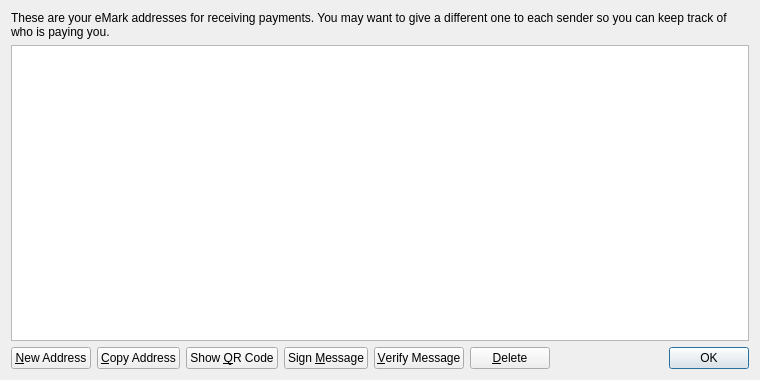
<?xml version="1.0" encoding="UTF-8"?>
<ui version="4.0">
 <class>AddressBookPage</class>
 <widget class="QWidget" name="AddressBookPage">
  <property name="geometry">
   <rect>
    <x>0</x>
    <y>0</y>
    <width>760</width>
    <height>380</height>
   </rect>
  </property>
  <property name="windowTitle">
   <string>Address Book</string>
  </property>
  <layout class="QVBoxLayout" name="verticalLayout">
   <item>
    <widget class="QLabel" name="labelExplanation">
     <property name="text">
      <string>These are your eMark addresses for receiving payments. You may want to give a different one to each sender so you can keep track of who is paying you.</string>
     </property>
     <property name="textFormat">
      <enum>Qt::PlainText</enum>
     </property>
     <property name="wordWrap">
      <bool>true</bool>
     </property>
    </widget>
   </item>
   <item>
    <widget class="QTableView" name="tableView">
     <property name="contextMenuPolicy">
      <enum>Qt::CustomContextMenu</enum>
     </property>
     <property name="toolTip">
      <string>Double-click to edit address or label</string>
     </property>
     <property name="tabKeyNavigation">
      <bool>false</bool>
     </property>
     <property name="selectionMode">
      <enum>QAbstractItemView::SingleSelection</enum>
     </property>
     <property name="selectionBehavior">
      <enum>QAbstractItemView::SelectRows</enum>
     </property>
     <property name="sortingEnabled">
      <bool>true</bool>
     </property>
     <attribute name="verticalHeaderVisible">
      <bool>false</bool>
     </attribute>
    </widget>
   </item>
   <item>
    <layout class="QHBoxLayout" name="horizontalLayout">
     <item>
      <widget class="QPushButton" name="newAddressButton">
       <property name="toolTip">
        <string>Create a new address</string>
       </property>
       <property name="text">
        <string>&amp;New Address</string>
       </property>
      </widget>
     </item>
     <item>
      <widget class="QPushButton" name="copyToClipboard">
       <property name="toolTip">
        <string>Copy the currently selected address to the system clipboard</string>
       </property>
       <property name="text">
        <string>&amp;Copy Address</string>
       </property>
      </widget>
     </item>
     <item>
      <widget class="QPushButton" name="showQRCode">
       <property name="text">
        <string>Show &amp;QR Code</string>
       </property>
      </widget>
     </item>
     <item>
      <widget class="QPushButton" name="signMessage">
       <property name="toolTip">
        <string>Sign a message to prove you own a eMark address</string>
       </property>
       <property name="text">
        <string>Sign &amp;Message</string>
       </property>
      </widget>
     </item>
     <item>
      <widget class="QPushButton" name="verifyMessage">
       <property name="toolTip">
        <string>Verify a message to ensure it was signed with a specified eMark address</string>
       </property>
       <property name="text">
        <string>&amp;Verify Message</string>
       </property>
      </widget>
     </item>
     <item>
      <widget class="QPushButton" name="deleteButton">
       <property name="toolTip">
        <string>Delete the currently selected address from the list</string>
       </property>
       <property name="text">
        <string>&amp;Delete</string>
       </property>
      </widget>
     </item>
     <item>
      <spacer name="horizontalSpacer">
       <property name="orientation">
        <enum>Qt::Horizontal</enum>
       </property>
       <property name="sizeHint" stdset="0">
        <size>
         <width>40</width>
         <height>20</height>
        </size>
       </property>
      </spacer>
     </item>
     <item>
      <widget class="QDialogButtonBox" name="buttonBox">
       <property name="sizePolicy">
        <sizepolicy hsizetype="Maximum" vsizetype="Fixed">
         <horstretch>0</horstretch>
         <verstretch>0</verstretch>
        </sizepolicy>
       </property>
       <property name="standardButtons">
        <set>QDialogButtonBox::Ok</set>
       </property>
      </widget>
     </item>
    </layout>
   </item>
  </layout>
 </widget>
 <resources>
  <include location="../bitcoin.qrc"/>
 </resources>
 <connections/>
</ui>
